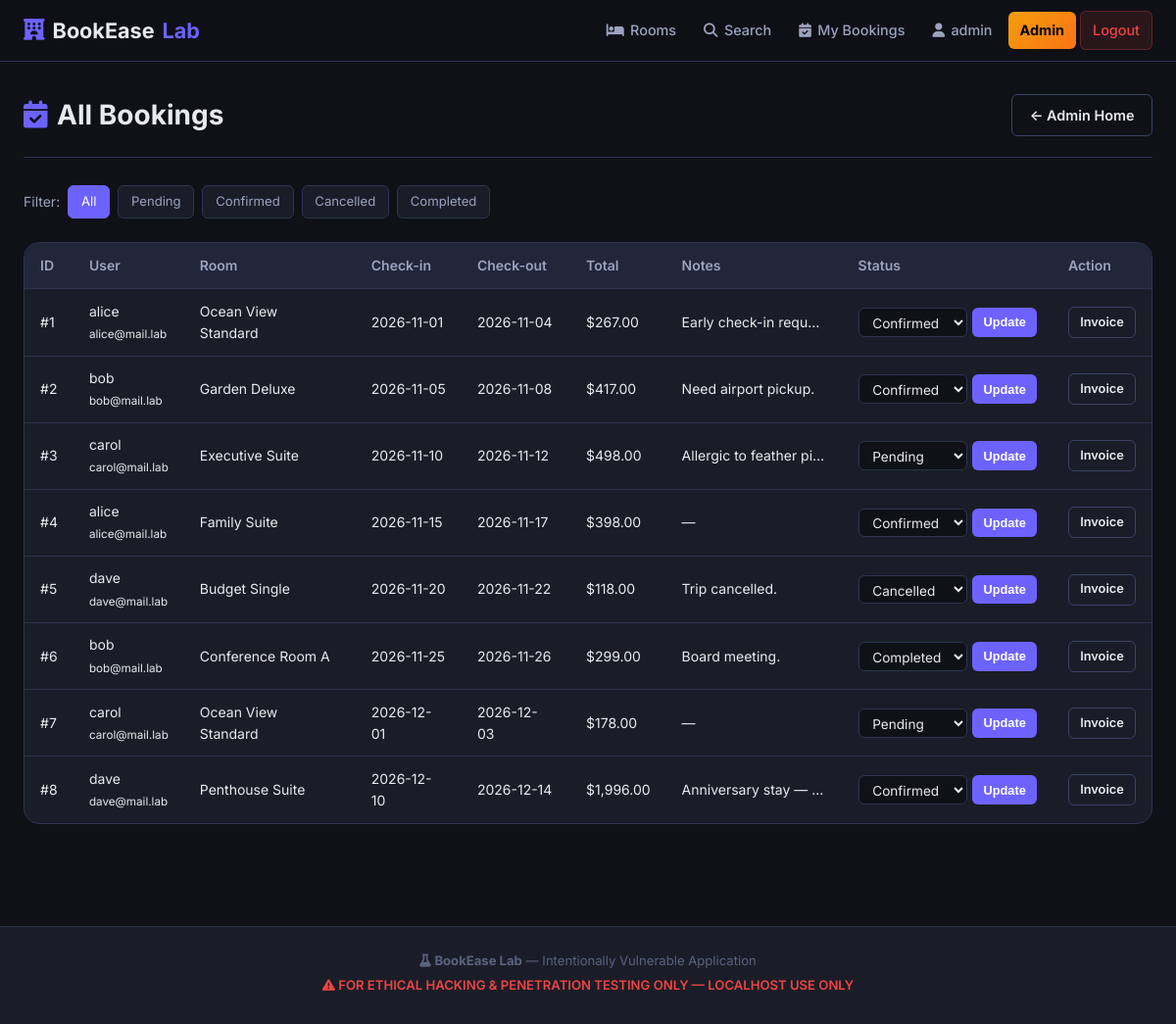
The app's page /admin/bookings.php (signed in) with its own data.
### tables this page shows
CREATE TABLE IF NOT EXISTS bookings (
    id            INT AUTO_INCREMENT PRIMARY KEY,
    user_id       INT NOT NULL,
    room_id       INT NOT NULL,
    check_in      DATE NOT NULL,
    check_out     DATE NOT NULL,
    guests        INT NOT NULL DEFAULT 1,
    total_price   DECIMAL(10,2) NOT NULL,         
    status        ENUM('pending','confirmed','cancelled','completed') NOT NULL DEFAULT 'pending',
    notes         TEXT DEFAULT NULL,               
    coupon_code   VARCHAR(30) DEFAULT NULL,
    discount_pct  INT DEFAULT 0,
    created_at    DATETIME DEFAULT CURRENT_TIMESTAMP,
    FOREIGN KEY (user_id) REFERENCES users(id),
    FOREIGN KEY (room_id) REFERENCES rooms(id)
);

CREATE TABLE IF NOT EXISTS users (
    id          INT AUTO_INCREMENT PRIMARY KEY,
    username    VARCHAR(80)  NOT NULL UNIQUE,
    email       VARCHAR(120) NOT NULL UNIQUE,
    password    VARCHAR(64)  NOT NULL,           
    full_name   VARCHAR(150) NOT NULL,
    phone       VARCHAR(20),
    role        ENUM('customer','staff','admin') NOT NULL DEFAULT 'customer',
    avatar      VARCHAR(255) DEFAULT NULL,        
    created_at  DATETIME DEFAULT CURRENT_TIMESTAMP,
    reset_token VARCHAR(64) DEFAULT NULL          
);

CREATE TABLE IF NOT EXISTS rooms (
    id           INT AUTO_INCREMENT PRIMARY KEY,
    name         VARCHAR(120) NOT NULL,
    type         ENUM('standard','deluxe','suite','conference') NOT NULL DEFAULT 'standard',
    description  TEXT,
    price_per_night DECIMAL(10,2) NOT NULL,
    capacity     INT NOT NULL DEFAULT 2,
    image        VARCHAR(255) DEFAULT 'default-room.jpg',
    status       ENUM('available','maintenance','inactive') NOT NULL DEFAULT 'available'
);

### admin/bookings.php (the view, shortened to what this page needs)
<?php
require_once '../includes/db.php';
$filter = $_GET['status'] ?? '';
$sql = "SELECT b.*, r.name AS room_name, u.username, u.email
        FROM bookings b JOIN rooms r ON b.room_id=r.id JOIN users u ON b.user_id=u.id";
$sql .= " ORDER BY b.created_at DESC";
$bookings = mysqli_query($conn, $sql);
require_once '../includes/header.php';
?>
<div class="container">
    <div class="page-header">
        <h1><i class="fa-solid fa-calendar-check"></i> All Bookings</h1>
        <a href="/vuln1/admin/" class="btn btn-outline">← Admin Home</a>
    </div>
    <div class="filter-bar mb-md">
        <span>Filter:</span>
        <?php foreach (['','pending','confirmed','cancelled','completed'] as $s): ?>
        <a href="?status=<?= $s ?>" class="filter-btn <?= $filter===$s?'active':'' ?>"><?= $s ? ucfirst($s) : 'All' ?></a>
        <?php endforeach; ?>
    </div>
    <div class="card">
        <div class="table-wrap">
        <table class="data-table">
            <thead>
                <tr><th>ID</th><th>User</th><th>Room</th><th>Check-in</th><th>Check-out</th><th>Total</th><th>Notes</th><th>Status</th><th>Action</th></tr>
            </thead>
            <tbody>
            <?php while ($b = mysqli_fetch_assoc($bookings)): ?>
            <tr>
                <td>#<?= $b['id'] ?></td>
                <td><?= htmlspecialchars($b['username']) ?><br><small><?= htmlspecialchars($b['email']) ?></small></td>
                <td><?= htmlspecialchars($b['room_name']) ?></td>
                <td><?= $b['check_in'] ?></td>
                <td><?= $b['check_out'] ?></td>
                <td>$<?= number_format($b['total_price'],2) ?></td>
                <td class="notes-cell">
                    <?= $b['notes'] ?: '—' ?>
                </td>
                <td>
                    <form method="POST" style="display:flex;gap:.3rem">
                        <select name="status" class="form-control form-control-sm">
                            <?php foreach (['pending','confirmed','cancelled','completed'] as $s): ?>
                            <option value="<?= $s ?>" <?= $b['status']===$s?'selected':'' ?>><?= ucfirst($s) ?></option>
                            <?php endforeach; ?>
                        </select>
                        <button name="update_status" value="1" class="btn btn-sm btn-primary">Update</button>
                    </form>
                </td>
                <td><a href="/vuln1/invoice.php?id=<?= $b['id'] ?>" class="btn btn-sm btn-outline">Invoice</a></td>
            </tr>
            <?php endwhile; ?>
            </tbody>
        </table>
        </div>
    </div>
</div>
<?php require_once '../includes/footer.php'; ?>

### assets/css/style.css (style rules this page uses)
:root { --bg-base: #0f1117; --bg-surface: #1a1d27; --bg-elevated: #22263a; --bg-hover: #2a2f45; --border: #2e3450; --border-light: #3b4168; --brand: #6c63ff; --brand-light: #8b83ff; --brand-dark: #5248d4; --brand-glow: rgba(108,99,255,.25); --accent: #00d2ff; --accent-green: #22c55e; --accent-red: #ef4444; --accent-yellow:#f59e0b; --accent-orange:#f97316; --text-primary: #e8eaf0; --text-secondary: #9ba3bf; --text-muted: #5a6380; --vuln-bg: rgba(239,68,68,.08); --vuln-border:rgba(239,68,68,.4); --radius-sm: 6px; --radius: 10px; --radius-lg: 16px; --radius-xl: 24px; --shadow-sm: 0 2px 8px rgba(0,0,0,.4); --shadow: 0 4px 20px rgba(0,0,0,.5); --shadow-lg: 0 8px 40px rgba(0,0,0,.6); --transition: .2s ease; }
*, *::before, *::after { box-sizing: border-box; margin: 0; padding: 0; }
html { scroll-behavior: smooth; }
body { font-family: 'Inter', system-ui, -apple-system, sans-serif; background: var(--bg-base); color: var(--text-primary); min-height: 100vh; display: flex; flex-direction: column; line-height: 1.6; }
a { color: var(--brand-light); text-decoration: none; transition: color var(--transition); }
.container { max-width: 1280px; margin: 0 auto; padding: 2rem 1.5rem; }
.mb-md { margin-bottom: 1.25rem; }
.page-header { display: flex; align-items: center; justify-content: space-between; margin-bottom: 1.75rem; padding-bottom: 1.25rem; border-bottom: 1px solid var(--border); }
.page-header h1 { font-size: 1.75rem; display: flex; align-items: center; gap: .6rem; }
.page-header h1 i { color: var(--brand); }
.btn { display: inline-flex; align-items: center; gap: .45rem; padding: .55rem 1.1rem; border-radius: var(--radius-sm); font-size: .9rem; font-weight: 600; cursor: pointer; border: none; transition: all var(--transition); text-decoration: none; white-space: nowrap; }
.btn-sm { padding: .3rem .7rem; font-size: .8rem; }
.btn-primary { background: var(--brand); color: #fff; }
.btn-outline { background: transparent; border: 1px solid var(--border-light); color: var(--text-primary); }
.card { background: var(--bg-surface); border: 1px solid var(--border); border-radius: var(--radius-lg); overflow: hidden; margin-bottom: 1.5rem; }
.form-control { width: 100%; padding: .6rem .9rem; background: var(--bg-base); border: 1px solid var(--border); border-radius: var(--radius-sm); color: var(--text-primary); font-size: .9rem; font-family: inherit; transition: border-color var(--transition), box-shadow var(--transition); }
.form-control-sm { padding: .3rem .6rem; font-size: .85rem; }
select.form-control { cursor: pointer; }
.filter-bar { display: flex; align-items: center; gap: .5rem; flex-wrap: wrap; margin-bottom: 1.5rem; color: var(--text-secondary); font-size: .875rem; }
.filter-btn { padding: .35rem .8rem; border-radius: var(--radius-sm); background: var(--bg-surface); border: 1px solid var(--border); color: var(--text-secondary); font-size: .82rem; transition: all var(--transition); cursor: pointer; text-decoration: none; }
.filter-btn:hover, .filter-btn.active { background: var(--brand); border-color: var(--brand); color: #fff; }
.table-wrap { overflow-x: auto; }
.data-table { width: 100%; border-collapse: collapse; font-size: .875rem; }
.data-table th { background: var(--bg-elevated); padding: .75rem 1rem; text-align: left; font-weight: 600; color: var(--text-secondary); border-bottom: 1px solid var(--border); white-space: nowrap; }
.data-table td { padding: .7rem 1rem; border-bottom: 1px solid var(--border); color: var(--text-primary); vertical-align: middle; }
.data-table tr:last-child td { border-bottom: none; }
.notes-cell { max-width: 180px; overflow: hidden; text-overflow: ellipsis; white-space: nowrap; }

### records on screen
bookings: id "1", user.username "alice", user.email "alice@mail.lab", room.name "Ocean View Standard", check_in "2026-11-01", check_out "2026-11-04", total_price "267.00", notes "Early check-in requ…", status "Confirmed"
bookings: id "2", user.username "bob", user.email "bob@mail.lab", room.name "Garden Deluxe", check_in "2026-11-05", check_out "2026-11-08", total_price "417.00", notes "Need airport pickup.", status "Confirmed"
bookings: id "3", user.username "carol", user.email "carol@mail.lab", room.name "Executive Suite", check_in "2026-11-10", check_out "2026-11-12", total_price "498.00", notes "Allergic to feather pi…", status "Pending"
bookings: id "4", user.username "alice", user.email "alice@mail.lab", room.name "Family Suite", check_in "2026-11-15", check_out "2026-11-17", total_price "398.00", notes "—", status "Confirmed"
bookings: id "5", user.username "dave", user.email "dave@mail.lab", room.name "Budget Single", check_in "2026-11-20", check_out "2026-11-22", total_price "118.00", notes "Trip cancelled.", status "Cancelled"
bookings: id "6", user.username "bob", user.email "bob@mail.lab", room.name "Conference Room A", check_in "2026-11-25", check_out "2026-11-26", total_price "299.00", notes "Board meeting.", status "Completed"
bookings: id "7", user.username "carol", user.email "carol@mail.lab", room.name "Ocean View Standard", check_in "2026-12-01", check_out "2026-12-03", total_price "178.00", notes "—", status "Pending"
bookings: id "8", user.username "dave", user.email "dave@mail.lab", room.name "Penthouse Suite", check_in "2026-12-10", check_out "2026-12-14", total_price "1,996.00", notes "Anniversary stay —…", status "Confirmed"

### other values on screen
$user['username'] "admin"
$s "Pending"
$s "Confirmed"
$s "Cancelled"
$s "Completed"
